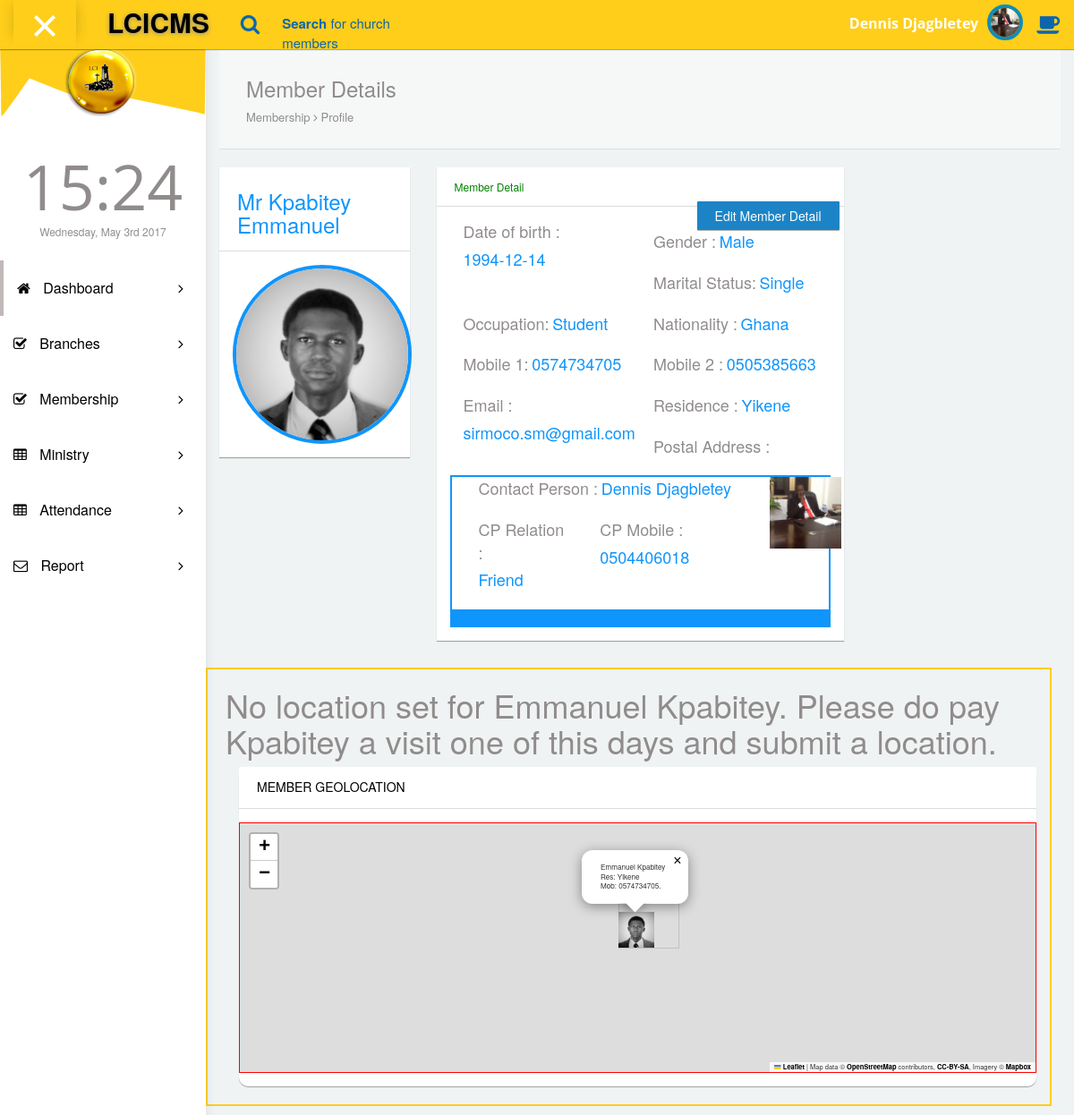
Page /cms/member_detail.php?memberid=39&&member_detail=Kpabitey_Emmanuel (signed in) on the committed database.
### tables this page shows
CREATE TABLE `accounts` (
  `accountid` int(250) NOT NULL,
  `username` varchar(250) NOT NULL,
  `password` varchar(250) NOT NULL,
  `realpass` varchar(255) NOT NULL,
  `account_type` int(255) NOT NULL,
  `memberid` int(255) NOT NULL,
  `administrator` int(255) NOT NULL,
  `ministry_head` int(255) NOT NULL,
  `shepherd` int(255) NOT NULL,
  `data_entry` int(255) NOT NULL,
  `follow_up` int(255) NOT NULL,
  `account` int(255) NOT NULL,
  `information` int(255) NOT NULL,
  `date` varchar(250) NOT NULL
);

CREATE TABLE `member` (
  `memberid` int(250) NOT NULL,
  `salutation` varchar(50) NOT NULL,
  `firstname` varchar(250) NOT NULL,
  `lastname` varchar(250) NOT NULL,
  `dob` varchar(255) NOT NULL,
  `gender` varchar(50) NOT NULL,
  `maritalstatus` varchar(250) NOT NULL,
  `occupation` varchar(250) NOT NULL,
  `nationality` varchar(250) NOT NULL,
  `residence` varchar(255) NOT NULL,
  `post_address` varchar(255) NOT NULL,
  `directiontohse` text NOT NULL,
  `mobile1` varchar(250) NOT NULL,
  `mobile2` varchar(255) NOT NULL,
  `email` varchar(250) NOT NULL,
  `branch_id` int(250) NOT NULL,
  `cp` int(250) NOT NULL,
  `cp_rel` varchar(255) NOT NULL,
  `cp_mobile` varchar(255) NOT NULL,
  `date` timestamp(6) NOT NULL DEFAULT CURRENT_TIMESTAMP(6) ON UPDATE CURRENT_TIMESTAMP(6),
  `picture` text NOT NULL,
  `lng` double NOT NULL,
  `lat` double NOT NULL,
  `bday` varchar(255) NOT NULL,
  `yearjoin` varchar(50) NOT NULL
);

### cms/database/database.php (called while the page is built, shortened)
<?php
class Database_conn {
    private $host = "localhost";
    private $user = "lcinavro_user";
    private $password = "lcinavro1234";
    private $database = "lcinavro_cms";
    function connectDB() {
        $conn = mysqli_connect($this->host, $this->user, $this->password, $this->database);
        return $conn;
    }
    function queryrow($query) {
        $result = mysqli_query($this->connectDB(), $query);
        $rows = mysqli_num_rows($result);
        return $rows;
    }
}
$process = new Database_conn();
?>

### cms/member_detail.php (the view, shortened to what this page needs)
<!DOCTYPE html>
<html lang="en">
<head>
  <?php
			  include('database/database.php');
include('loadmenu.php');
  ?>
  <link rel="stylesheet" type="text/css" href="asset/css/bootstrap.min.css">
  <link rel="stylesheet" type="text/css" href="asset/css/plugins/font-awesome.min.css"/>
  <link rel="stylesheet" type="text/css" href="asset/css/plugins/datatables.bootstrap.min.css"/>
  <link rel="stylesheet" type="text/css" href="asset/css/plugins/animate.min.css"/>
  <link href="asset/css/style.css" rel="stylesheet">
<link href='https://api.mapbox.com/mapbox-gl-js/v0.34.0/mapbox-gl.css' rel='stylesheet' />
  <link rel="stylesheet" href="https://unpkg.com/leaflet@1.0.3/dist/leaflet.css" />
</head>
<body id="LCICMS" class="dashboard">
 <?php
										$tablequeryhead="SELECT * FROM member INNER JOIN accounts ON accounts.memberid=member.memberid WHERE accounts.accountid='".$_SESSION['accountid']."'";
										$tableresulthead = mysqli_query($process->connectDB(),$tablequeryhead);
										$tablerowshead=mysqli_fetch_assoc($tableresulthead);
										  ?>
        <nav class="navbar navbar-default header navbar-fixed-top">
          <div class="col-md-12 nav-wrapper">
            <div class="navbar-header" style="width:100%;">
              <div class="opener-left-menu is-open">
                <span class="bottom"></span>
              </div>
                <a href="index.php" class="navbar-brand">
                 <b>LCICMS</b>
                </a>
              <ul class="nav navbar-nav search-nav">
                <li>
                   <div class="search">
                    <span class="fa fa-search icon-search" style="font-size:23px;"></span>
                    <div class="form-group form-animate-text">
                      <input type="text" class="form-text" required>
                      <label class="label-search"><b>Search</b> for church members </label>
                    </div>
                  </div>
                </li>
              </ul>
              <ul class="nav navbar-nav navbar-right user-nav">
                <li class="user-name"><span><?php echo $tablerowshead['firstname'].' '.$tablerowshead['lastname']; ?></span></li>
                  <li class="dropdown avatar-dropdown">
                   <img src="form/img/img_member/<?php echo $tablerowshead['picture']; ?>" class="img-circle avatar" alt="user name" data-toggle="dropdown" aria-haspopup="true" aria-expanded="true"/>
                </li>
                <li ><a href="#" class="opener-right-menu"><span class="fa fa-coffee"></span></a></li>
              </ul>
            </div>
          </div>
        </nav>
      <div class="container-fluid LCICMS-wrapper">
            <div id="left-menu">
              <?php echo left_menu();  ?>
			 </div>
            <div id="content">
               <div class="panel box-shadow-none content-header">
                  <div class="panel-body">
                    <div class="col-md-12">
                        <h3 class="animated fadeInLeft">Member Details</h3>
                        <p class="animated fadeInDown">
                          Membership <span class="fa-angle-right fa"></span> Profile
                        </p>
                    </div>
                  </div>
              </div>
              <div class="top-20 padding-0">
			   <?php
										if(isset($_GET['memberid'])){
											$memid=$_GET['memberid'];
										}else{
											$memid=$_SESSION['memberid'];
										}
										$tablequeryacc="SELECT * FROM member WHERE memberid='".$memid."'";
		                                $tablerowsacc=$process->queryrow($tablequeryacc);
		                                if($tablerowsacc>0){
										$tablequerymem="SELECT * FROM member WHERE memberid='".$memid."'";
										$tableresultmem = mysqli_query($process->connectDB(),$tablequerymem);
										$tablerowsmem=mysqli_fetch_assoc($tableresultmem);
										  ?>
			  <div class="row">
				<div class="col-md-3">
                  <div class="panel">
                    <div class="panel-heading" style="background:#fff;"><h3 style="color:#0f95fc; "><?php echo $tablerowsmem['salutation'].' '.$tablerowsmem['lastname'].' '.$tablerowsmem['firstname']; ?></h3></div>
                    <div class="panel-body">
                      <div class="responsive-table" style="border:4px solid #0f95fc; min-height:200px; min-width:200px;
						max-width:200px;
					  border-radius:50%;">
					  <img src="form/img/img_member/<?php echo $tablerowsmem['picture']; ?>" style=" min-height:192px; min-width:192px;
						max-width:192px;
					  border-radius:50%;"/>
					  </div>
					  </div>
					  </div>
					  </div>
					  <div class="col-md-6">
                  <div class="panel">
                    <div class="panel-heading" style="background:#fff;"><h6 style="color:green; ">Member Detail </h6>
					  <?php
					  if($_SESSION['administrator']!=0){
					  ?>
					  <a href="form/memberregistrationform2.php?memberid=<?php echo $tablerowsmem['memberid']; ?>" class="btn btn-primary " style="float:right;">Edit Member Detail</a>
					  <?php
					  }
					  ?>
					</div>
                    <div class="panel-body">
                      <div class="responsive-table">
					 <div class="col-md-6">
                              <div class="form-group form-animate-checkbox">
                                  <label>Date of birth : </label>
								   <label style="color:#0f95fc;"><?php echo $tablerowsmem['dob']; ?></label>
                              </div>
                        </div>
						 <div class="col-md-6">
                              <div class="form-group form-animate-checkbox">
                                  <label>Gender : </label>
								   <label style="color:#0f95fc;"><?php echo $tablerowsmem['gender']; ?></label>
                              </div>
                        </div>
						 <div class="col-md-6">
                              <div class="form-group form-animate-checkbox">
                                  <label>Marital Status: </label>
								   <label style="color:#0f95fc;"><?php echo $tablerowsmem['maritalstatus']; ?></label>
                              </div>
                        </div>
						 <div class="col-md-6">
                              <div class="form-group form-animate-checkbox">
                                  <label>Occupation: </label>
								   <label style="color:#0f95fc;"><?php echo $tablerowsmem['occupation']; ?></label>
                              </div>
                        </div>
						 <div class="col-md-6">
                              <div class="form-group form-animate-checkbox">
                                  <label>Nationality : </label>
								   <label style="color:#0f95fc;"><?php echo $tablerowsmem['nationality']; ?></label>
                              </div>
                        </div>
						 <div class="col-md-6">
                              <div class="form-group form-animate-checkbox">
                                  <label>Mobile 1: </label>
								   <label style="color:#0f95fc;"><?php echo $tablerowsmem['mobile1']; ?></label>
                              </div>
                        </div>
						 <div class="col-md-6">
                              <div class="form-group form-animate-checkbox">
                                  <label>Mobile 2 : </label>
								   <label style="color:#0f95fc;"><?php echo $tablerowsmem['mobile2']; ?></label>
                              </div>
                        </div>
						 <div class="col-md-6">
                              <div class="form-group form-animate-checkbox">
                                  <label>Email : </label>
								   <label style="color:#0f95fc;"><?php echo $tablerowsmem['email']; ?></label>
                              </div>
                        </div>
						 <div class="col-md-6">
                              <div class="form-group form-animate-checkbox">
                                  <label>Residence : </label>
								   <label style="color:#0f95fc;"><?php echo $tablerowsmem['residence']; ?></label>
                              </div>
                        </div>
						 <div class="col-md-6">
                              <div class="form-group form-animate-checkbox">
                                  <label>Postal Address : </label>
                              </div>
                        </div>
						<div  class="col-md-12" style="border:2px solid #0f95fc;border-bottom:20px solid #0f95fc;">
						 <div class="col-md-10">
					     <div class="row">
                              <div class="form-group form-animate-checkbox col-md-12">
                                  <label>Contact Person : </label>
								<?php
								$cp="SELECT * FROM member WHERE memberid='".$tablerowsmem['cp']."'";
										$tablecp = mysqli_query($process->connectDB(),$cp);
										$cpmem=mysqli_fetch_assoc($tablecp);
								?>
								   <label style="color:#0f95fc;"><?php echo $cpmem['firstname'].' '.$cpmem['lastname']; ?></label>
                              </div>
							  <div class="col-md-5">
                              <div class="form-group form-animate-checkbox">
                                  <label>CP Relation : </label>
								   <label style="color:#0f95fc;"><?php echo $tablerowsmem['cp_rel']; ?></label>
                              </div>
                        </div>
						 <div class="col-md-6">
                              <div class="form-group form-animate-checkbox">
                                  <label>CP Mobile : </label>
								   <label style="color:#0f95fc;"><?php echo $tablerowsmem['cp_mobile']; ?></label>
                              </div>
                        </div>
                         </div>
                        </div>
						<div class="col-md-1">
						<img src="<?php echo $cpmem['picture']; ?>" style="width:80px;" />
						</div>
						 </div>
					  </div>
					  </div>
					  </div>
					  </div>
			  </div>
			  <div class="row" style=" margin-top:10px; margin-right:10px; padding-left: 20px; border:2px solid #FECE1A;" id="DontPrint">
			   <?php
							  if(empty($tablerowsmem['lng']) && empty($tablerowsmem['lat'])){
								  ?>
								<h1>No location set for <span><?php echo $tablerowsmem['firstname'].' '.$tablerowsmem['lastname']; ?></span>. Please do pay <?php echo $tablerowsmem['lastname']; ?> a visit one of this days and submit a location.</h1>
								  <?php
							  }
								  ?>
						<div class="col-md-12">
                  <div class="panel" style="border-radius:10px;">
                    <div class="panel-heading" style="background:#fff;"><h5 style="color:#000; ">MEMBER GEOLOCATION</h5></div>
                    <div class=" row panel-body">
					 <div id="mapid" style="height: 280px; border:1px solid red;"></div>
					  </div>
					  </div>
					  </div>
              </div>
            </div>
      </div>
<?php
										}else{
											echo 'Something Went Wrong';
										}
?>
</body>
</html>

### rows in the picture
accounts: memberid.firstname "Dennis", memberid.lastname "Djagbletey", memberid.picture (picture)
member: salutation "Mr", lastname "Kpabitey", firstname "Emmanuel", picture (picture), dob "1994-12-14", gender "Male", maritalstatus "Single", occupation "Student", nationality "Ghana", mobile1 "0574734705", mobile2 "0505385663", email "sirmoco.sm@gmail.com", residence "Yikene", cp_rel "Friend", cp_mobile "0504406018"
member: firstname "Dennis", lastname "Djagbletey", picture (picture)
